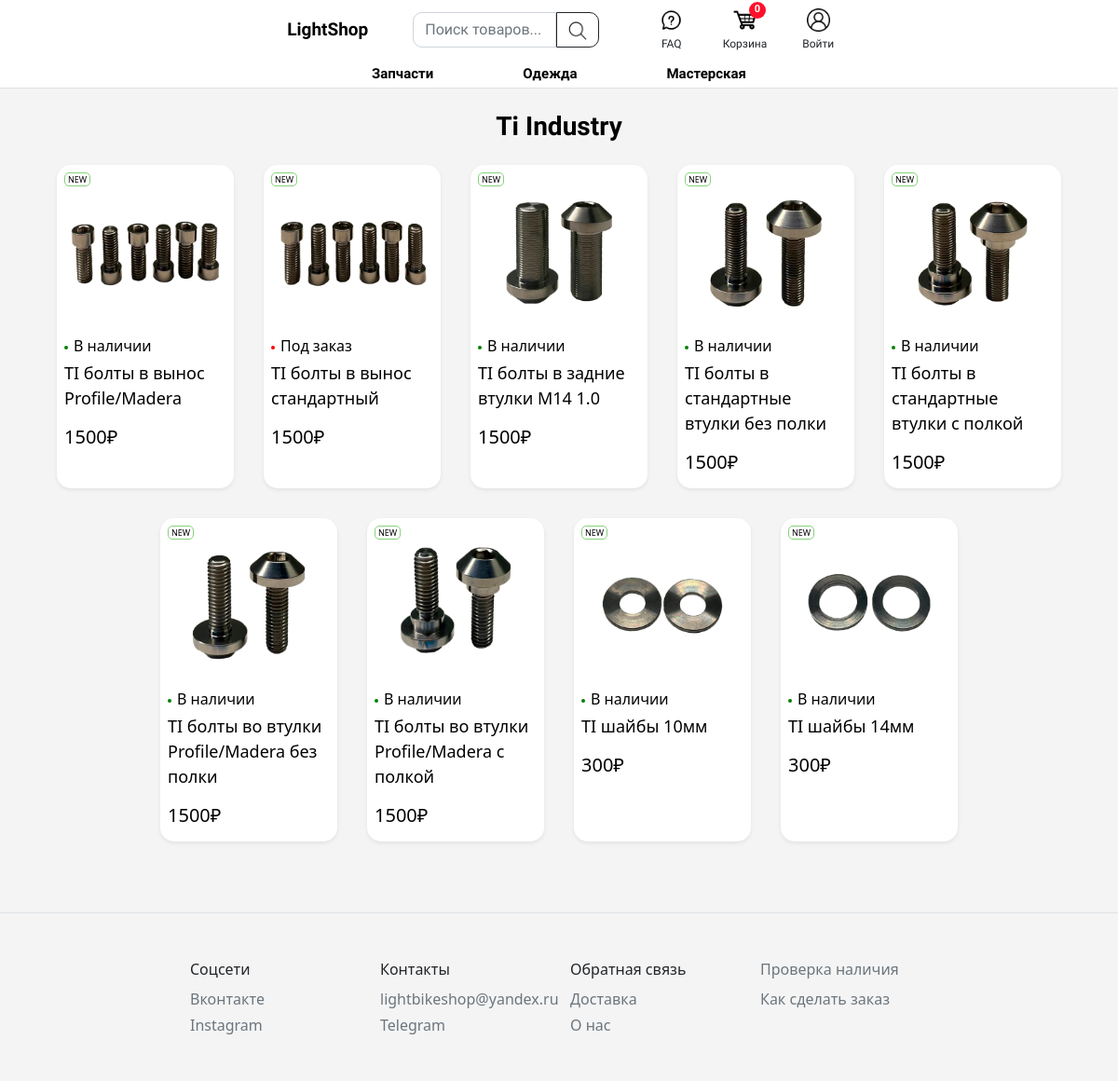
/brands/ti_industry/, run on the app's committed database.
### products/models.py (models this page shows, shortened)
class Brand(models.Model):
	slug = models.SlugField('Название в ссылке', max_length=200, db_index=True, unique=True)
	image = models.ImageField(upload_to='brends/')
	title = models.CharField(max_length=100)
	def __str__(self):
		return self.title

class Product(models.Model):
	category = models.ForeignKey(Category, null=True, on_delete=models.PROTECT)
	brand = models.ForeignKey(Brand, null=True, blank=True, on_delete=models.CASCADE)
	name = models.CharField('Название', max_length=200)
	available_andrey = models.BooleanField('Есть в наличии у Андрея', default=True)
	available_damir = models.BooleanField('Есть в наличии у Дамира', default=True)
	price = models.FloatField('Цена')
	count = models.PositiveSmallIntegerField('Количество в наличии', null=True)
	new = models.BooleanField('Новый?', default=True)
	rec = models.BooleanField('Рекоммендуемый?', default=False)
	image = models.ImageField('Картинка', null=True, blank=True, upload_to='products/')
	description = models.TextField('Описание')
	created = models.DateTimeField('Дата создания', auto_now_add=True)
	updated = models.DateTimeField('Дата последнего обновления', auto_now=True)
	slug = models.SlugField('Название в ссылке', max_length=200, db_index=True)
	class Meta:
		ordering = ('name',)
		verbose_name = 'Товар'
		verbose_name_plural = 'Товары'
	def get_absolute_url(self):
		return reverse('products:product_detail', args=[self.category.slug, self.id, self.slug])

### products/views.py (the view)
def product_list(request, category=None, brand=None):
	context = {}
	if category:
		category = get_object_or_404(Category, slug=category)
		products = Product.objects.filter(category=category)
		context = {'category': category}
	if brand:
		brand = get_object_or_404(Brand, slug=brand)
		products = Product.objects.filter(brand=brand)
		context = {'brand': brand}
	if request.method == 'GET' and not(brand) and not(category):
		query = request.GET.get('q')
		products = Product.objects.filter(name__icontains=query)
	if products:
		context['products'] = products
	else:
		notfound = True
		context = {'notfound': notfound}
	return render(request,'products/products_list.html', context)

### main/context_processors.py (called while the page is built)
def navbar(request):
	cartItems = 0
	categories = Category.objects.exclude(slug= u'clothes').exclude(slug= u'workshop')
	if request.user.is_authenticated:
		try:
			cart = Cart.objects.get(user=request.user)
			cartItems = cart.get_cart_total_count()
		except Cart.DoesNotExist:
			cart = Cart.objects.create(user=request.user)
	else:
		if 'cart_id' in request.session:
			cart_id = request.session['cart_id']
			try:
				cart = Cart.objects.get(id=cart_id)
				cartItems = cart.get_cart_total_count()
			except Cart.DoesNotExist:
				pass
		else:
			session = SessionStore()
			session.save()
			cart = Cart.objects.create(session_key=session.session_key)
			request.session['cart_id'] = cart.id
	return {'cartItems': cartItems, 'categories': categories}

### templates/products/products_list.html (shortened to what this page needs)
{% extends 'main/main.html' %}
{% load static %}
{% block content %}
<div class="pt-3 d-flex justify-content-center">
  <div class="d-inline-flex px-3 py-2">
    <h3 class="fw-bold mb-0" style="color: black; font-family: 'Comfortaa', cursive;">{% if category %}{{ category.name }}{% elif brand %}{{ brand }}{% elif notfound %}Ничего не найдено{% else %}Найденные товары{% endif %}</h3>
  </div>
</div>
<div class="container">
	<div class="row justify-content-center">
		{% for product in products %}
      <div class="col-lg-2 col-5 p-2 h-auto product-card hover-shadow" style="background-color: white; border-radius: 15px;" data-url="{{ product.get_absolute_url }}">
        <div class="h-100">
          {% if product.new %}
          <div class="d-flex">
            <span class="product-badges" title="NEW">NEW</span>
          </div>
          {% endif %}
          <img class="thumbnail"  src="{{ product.image.url }}">
          <div>
            <div class="box-element product flex-column d-flex">
              <div class="">
                <div class="mb-1">
                  <div class="text-start">
                    {% if product.available_andrey or product.available_damir %}
                    <span class="d-flex" style="color: black;">
                      <i class="dot_in_product_card" style="background-color: green;"></i>
                      В наличии
                    </span>
                    {% else %}
                      <span class="d-flex" style="color: black;">
                        <i class="dot_in_product_card" style="background-color: red;"></i>
                        Под заказ
                      </span>
                    {% endif %}
                  </div>
                </div>
                <p class="text-start" style="color: rgba(0, 0, 0, 1); font-size: 18px;">{{product.name}}</p>
              </div>
              <div class="mt-auto">
                <h5 class="text-start" style="color: rgba(0, 0, 0, 1); ">{{ product.price|floatformat:"0" }}₽</h5>
              </div>
            </div>
          </div>
        </div>
      </div>
      {% endfor %}
	</div>
</div>
{% endblock content %}

### static/css/main.css (style rules this page uses)
html { height: 100%; }
body { min-height: 100vh; display: flex; flex-direction: column; overflow-y: scroll; background-color: #f4f4f4; }
.product-badges { color: black; font-size: 9px; border: 0.1rem solid; border-color: rgb(132, 210, 121); border-radius: 5px; padding-left: 3px; padding-right: 3px; position: absolute; }
.product-card { margin: 0.4rem; cursor: pointer; }
.hover-shadow { transition: all 0.3s ease-in-out; border-radius: 15px; background-color: white; box-shadow: 0 .125rem .25rem rgba(0, 0, 0, 0.075); }
.thumbnail { width: 100%; }
.dot_in_product_card { margin-top: 12px; border-radius: 50%; height: 4px; margin-right: 6px; width: 4px; }
@media screen and (min-width: 480px) { .product-card { margin: 0.6rem; } }
@media screen and (min-width: 601px) { .product-card { margin: 0.7rem; } }
@media screen and (min-width: 991px) { .product-card { margin: 1rem; } }

### data on the page
Brand: title "Ti Industry"
Product: new "NEW", image (picture), available_andrey True (drawn), name "TI болты в вынос Profile/Madera", price "1500"
Product: new "NEW", image (picture), available_andrey False (drawn), name "TI болты в вынос стандартный", price "1500"
Product: new "NEW", image (picture), available_andrey True (drawn), name "TI болты в задние втулки М14 1.0", price "1500"
Product: new "NEW", image (picture), available_andrey True (drawn), name "TI болты в стандартные втулки без полки", price "1500"
Product: new "NEW", image (picture), available_andrey True (drawn), name "TI болты в стандартные втулки с полкой", price "1500"
Product: new "NEW", image (picture), available_andrey True (drawn), name "TI болты во втулки Profile/Madera без полки", price "1500"
Product: new "NEW", image (picture), available_andrey True (drawn), name "TI болты во втулки Profile/Madera с полкой", price "1500"
Product: new "NEW", image (picture), available_andrey True (drawn), name "TI шайбы 10мм", price "300"
Product: new "NEW", image (picture), available_andrey True (drawn), name "TI шайбы 14мм", price "300"

### other printed values
{{ cartItems }} "0"
